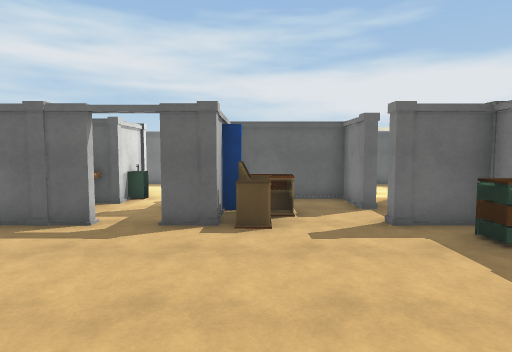
view 1 (above)

17 first-person views from a walk through a 3-D level made in the Unity game engine. The camera is 1.5 m above the floor, tilts 4° down and sees 75° across. The floor is counted in squares, 1 m on a side. Each view is taken from the middle of a square. On the plan, view 1 faces up. The plan holds only what a view shows up to about 15 squares ahead; the rest is blank. The place goes on beyond the plan. The player is left out. Surface patterns are stand-ins for the level's own textures.

view 2
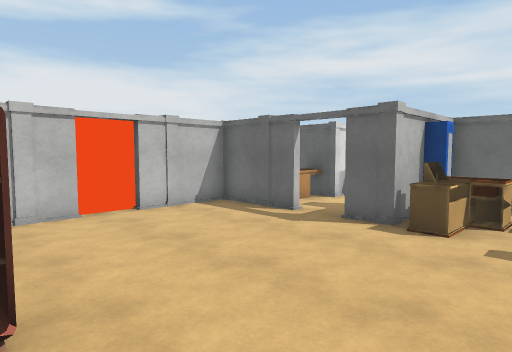

view 3
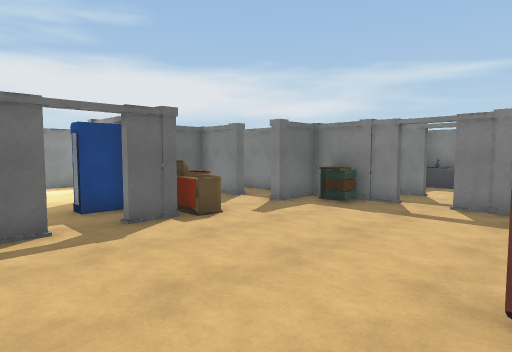

view 4
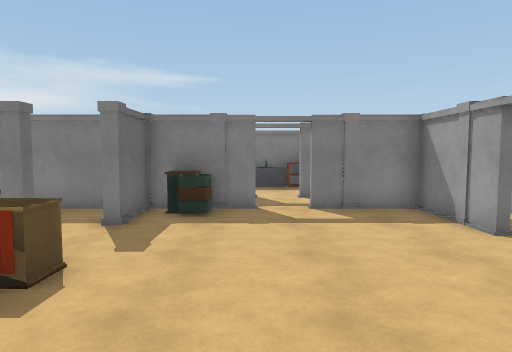

view 5
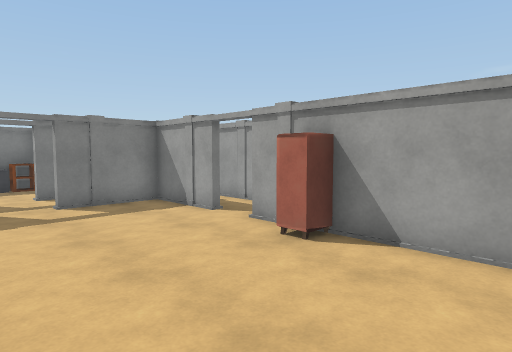

view 6
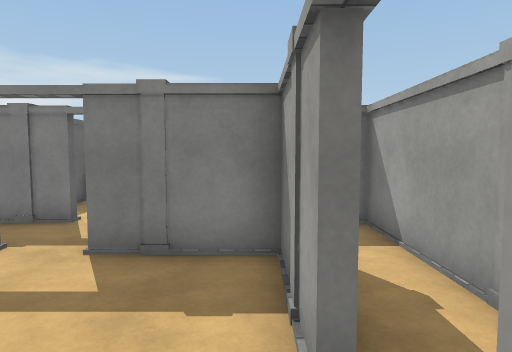

view 7
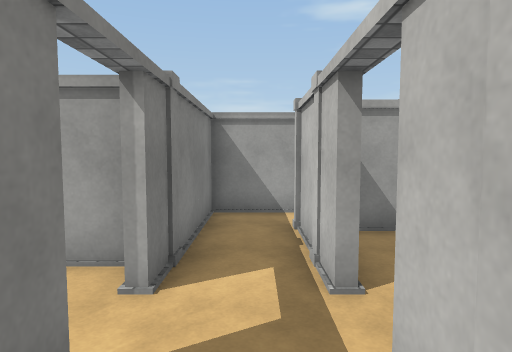

view 8
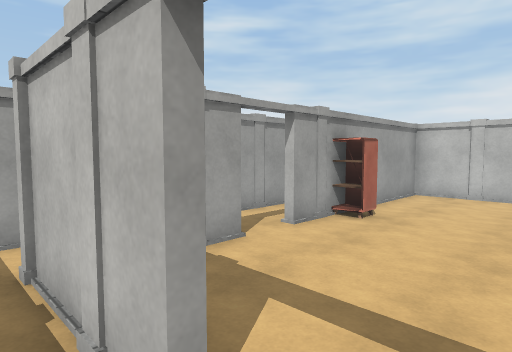

view 9
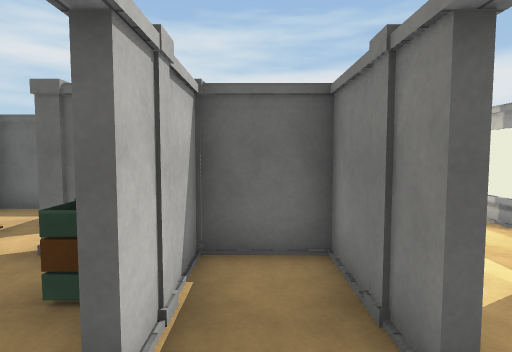

view 10
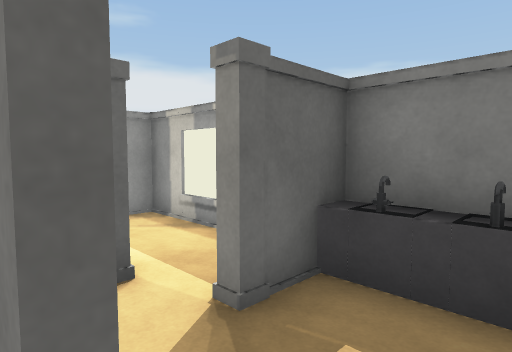

view 11
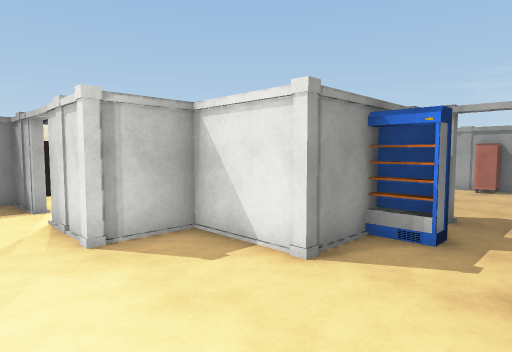

view 12
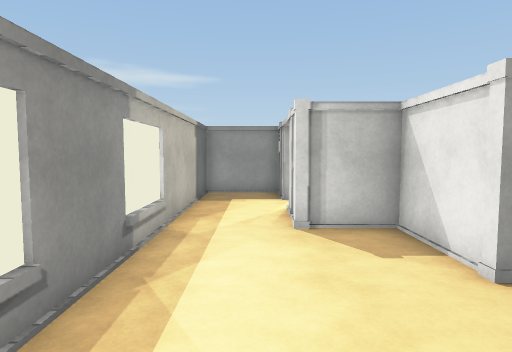

view 13
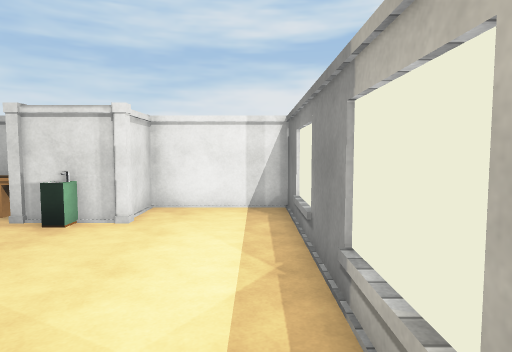

view 14
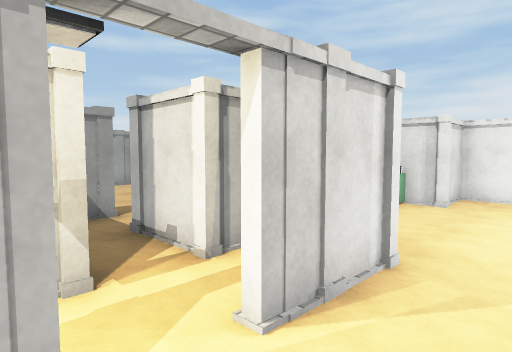

view 15
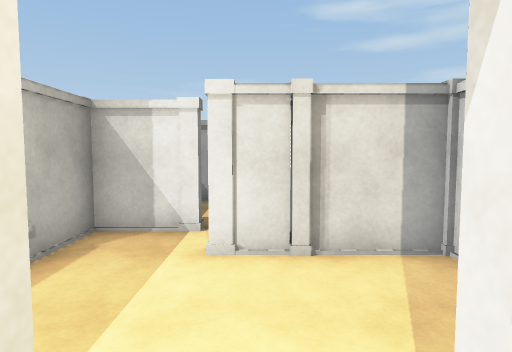

view 16
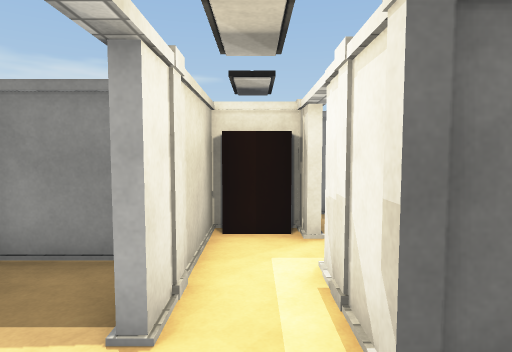

view 17
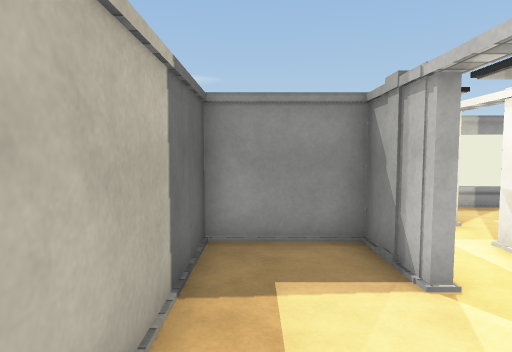

### Floor plan
Points are (right, up) in squares from view 1. A wall is a line through its corners. A room is listed if a view was taken in it or the views show most of it. See-through windows are left out.
Room 1 (views 1, 2, 3, 4, 5, 6, 7, 8, 9, 10)
walls: (-1.4, 6.9) (-2, 6.9); (4.9, 4) (4.9, 6.9) (3.4, 6.9); (5.2, 2.6) (5.2, 0.5); (1.9, -0.4) (4.9, -0.4) (4.9, 2.6); (-0.2, 9.3) (-0.2, 8.7) (-0.9, 8.7) (-0.9, 7.4); (4.9, 8) (4.9, 9.4); (2.9, 9.4) (2.9, 10.5); (-4.4, 6.9) (-6.3, 6.9) (-6.3, -0.4) (-0.6, -0.4); (7.2, 4) (7.2, 6.5); (6.5, 6.9) (5.2, 6.9) (5.2, 4); (2.5, 10.9) (-0.5, 10.9); (7.2, 0.6) (7.2, 2.6); (7.8, 1.6) (9.8, 1.6); (10.5, 5.4) (9.4, 5.4)
ways out: opening at (-3.5, 7) to room 2; opening at (4, 10) to room 2; gap at (9, 6) to room 2; opening at (6, 1) to room 3; opening at (0.5, 0)
objects: other object (-2, 0) to (-1, 0); other object (-1, 7); other object (0, 7) to (1, 8); other object (3, 7); other object (3, 9); other object (4, 5) to (4, 6); other object (9, 5); other object (11, 4) to (11, 5)
Room 2 (views 11, 12, 13, 14, 15, 16, 17)
walls: (-0.6, 11.1) (1.6, 11.1) (1.6, 12.6); (3.1, 10.6) (3.1, 9.5); (3.4, 13.1) (4.1, 13.1); (-1.2, 8.7) (-2.3, 8.7) (-2.3, 9.2) (-1.1, 9.2); (5.5, 13.1) (7.6, 13.1) (7.6, 15.9) (-5.4, 15.9); (-2.4, 8.8) (-1.1, 8.8) (-1.1, 10.6); (4.9, 9.4) (4.9, 10.6); (6.4, 11.1) (7.4, 11.1); (5, 7.1) (8.5, 7.1); (8.8, 11.1) (9.4, 11.1); (-6.1, 15.5) (-6.1, 12.1) (-4.6, 12.1); (9.5, 12.9) (5.5, 12.9); (11.1, 6.5) (11.1, 10.5)
ways out: opening at (-3.5, 7) to room 1; opening at (4, 10) to room 1; gap at (9, 6) to room 1; opening at (10, 7); opening at (10, 10)
objects: other object (-5, 9) to (-5, 10); other object (-4, 7); other object (-4, 10); other object (-4, 11); other object (-4, 12); other object (-1, 11); other object (2, 13); other object (3, 11); other object (3, 13); other object (5, 11); other object (6, 11); other object (9, 7); other object (9, 12)
Room 3 (no view inside)
walls: (5.2, 0.5) (5.2, -0.5); (2.5, -2.4) (7.2, -2.4) (7.2, 0.6)
ways out: opening at (6, 1) to room 1; gap at (3, -2)
objects: other object (5, -1)

Positions as (right, up) in squares from view 1, and headings:
1: (0, 0), facing up
2: (2, 0), facing up-left
3: (-5, 0), facing up-right
4: (-4, 4), facing right
5: (-5, 5), facing down-right
6: (0, 0), facing right
7: (6, 6), facing down
8: (6, 4), facing down-left
9: (6, 2), facing up
10: (7, 3), facing up-right
11: (-4, 15), facing down-right
12: (-5, 14), facing right
13: (3, 15), facing left
14: (6, 15), facing down-left
15: (8, 12), facing down
16: (3, 12), facing right
17: (2, 15), facing right
